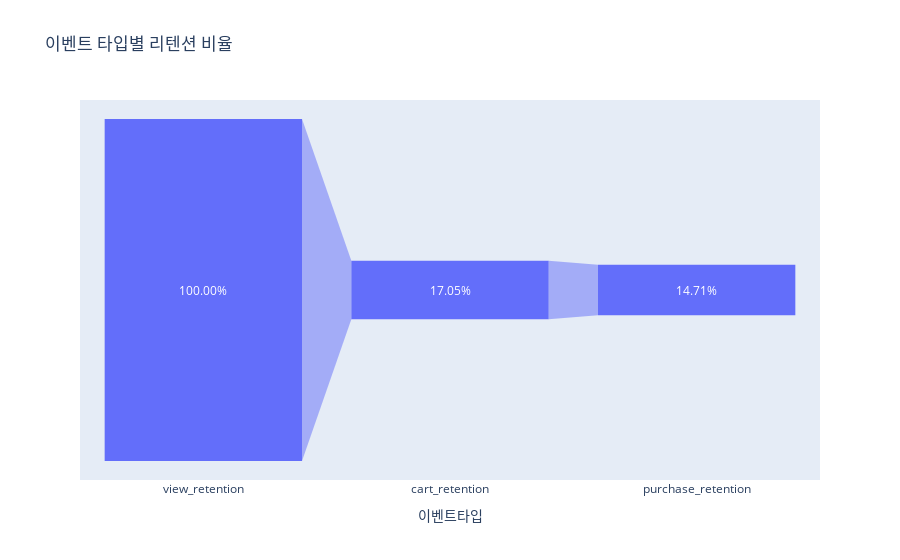

Source (notebook cell):
### Code cell
fig = px.funnel(retention_rate,x='이벤트타입',y='retention_rate',title='이벤트 타입별 리텐션 비율')
fig.update_traces(texttemplate='%{value:,.2%}')

### Figure 1 — Plotly figure (JSON) as saved in the notebook; plotly's stock layout.template omitted (floating-point values rounded to 4 significant figures)
{"data": [{"hovertemplate": "이벤트타입=%{x}<br>retention_rate=%{y}<extra></extra>", "legendgroup": "", "marker": {"color": "#636efa"}, "name": "", "orientation": "v", "showlegend": false, "texttemplate": "%{value:,.2%}", "type": "funnel", "x": ["view_retention", "cart_retention", "purchase_retention"], "xaxis": "x", "y": [1, 0.1705, 0.1471], "yaxis": "y"}], "layout": {"legend": {"tracegroupgap": 0}, "title": {"text": "이벤트 타입별 리텐션 비율"}, "xaxis": {"anchor": "y", "domain": [0, 1], "title": {"text": "이벤트타입"}}, "yaxis": {"anchor": "x", "domain": [0, 1], "title": {"text": "retention_rate"}}}}
